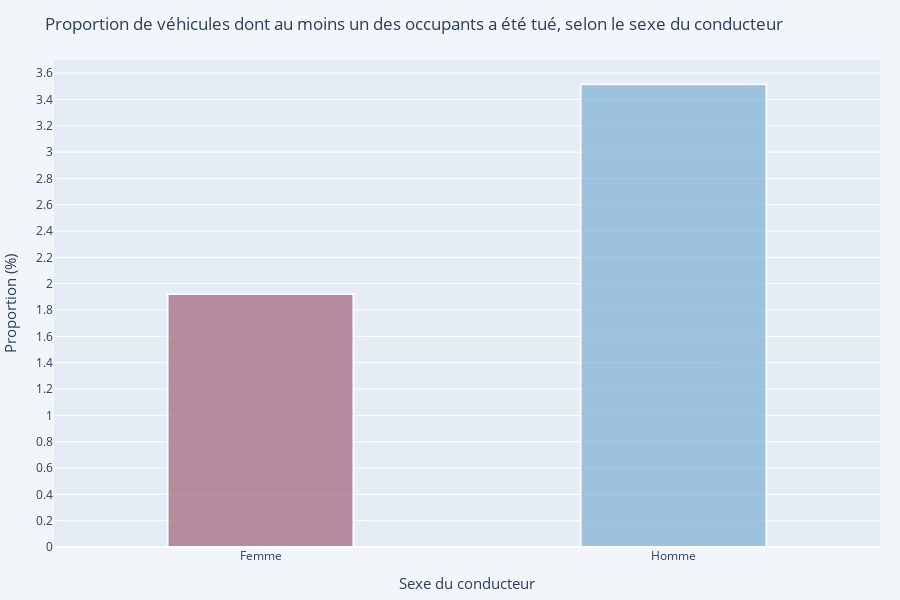

Notebook code for this chart:
### Code cell
# Liste des genres
genre=["Femme","Homme"]
 
# Création du graphique
fig1 = go.Figure( data=[go.Bar(x=genre, y=[prop_tues_conduct_f,prop_tues_conduct_h])] )

# Paramètres des colonnes
fig1.update_traces(
        marker_color=["rgb(160,97,119)","rgb(128,177,211)"],    # couleur des colonnes
        marker_line_color="white",                     # couleur du contour des colonnes
        marker_line_width=2,                           # épaisseur du contour des colonnes
        opacity=0.7,                                   # opacité des colonnes (compris entre 0 et 1)
        )

# Paramètres de la fenêtre graphique et des axes
fig1.update_layout(
    title_text='Proportion de véhicules dont au moins un des occupants a été tué, selon le sexe du conducteur',
    margin=dict(l=50, r=20, t=60, b=10), # marges du graphique
    paper_bgcolor="#f2f5f9",             # couleur de fond
    width=900,                           # largeur du graphique
    height=600,                          # hauteur du graphique
    bargap=0.55,                          # écart entre les colonnes

    yaxis=dict(
        title_text="Proportion (%)",
        tickvals=np.arange(0,4,0.2),    # valeurs pour l'axe y et graduation
        titlefont=dict(size=15),
    ),
    xaxis=dict(
        title_text="Sexe du conducteur",
        titlefont=dict(size=15),
    )
)

# Affichage du graphique
fig1.show()

### Figure 1 — Plotly figure (JSON) as saved in the notebook; plotly's stock layout.template omitted (floating-point values rounded to 4 significant figures)
{"data": [{"marker": {"color": ["rgb(160,97,119)", "rgb(128,177,211)"], "line": {"color": "white", "width": 2}}, "opacity": 0.7, "type": "bar", "x": ["Femme", "Homme"], "y": [1.923, 3.515]}], "layout": {"bargap": 0.55, "height": 600, "margin": {"b": 10, "l": 50, "r": 20, "t": 60}, "paper_bgcolor": "#f2f5f9", "title": {"text": "Proportion de véhicules dont au moins un des occupants a été tué, selon le sexe du conducteur"}, "width": 900, "xaxis": {"title": {"font": {"size": 15}, "text": "Sexe du conducteur"}}, "yaxis": {"tickvals": [0, 0.2, 0.4, 0.6, 0.8, 1, 1.2, 1.4, 1.6, 1.8, 2, 2.2, 2.4, 2.6, 2.8, 3, 3.2, 3.4, 3.6, 3.8], "title": {"font": {"size": 15}, "text": "Proportion (%)"}}}}
